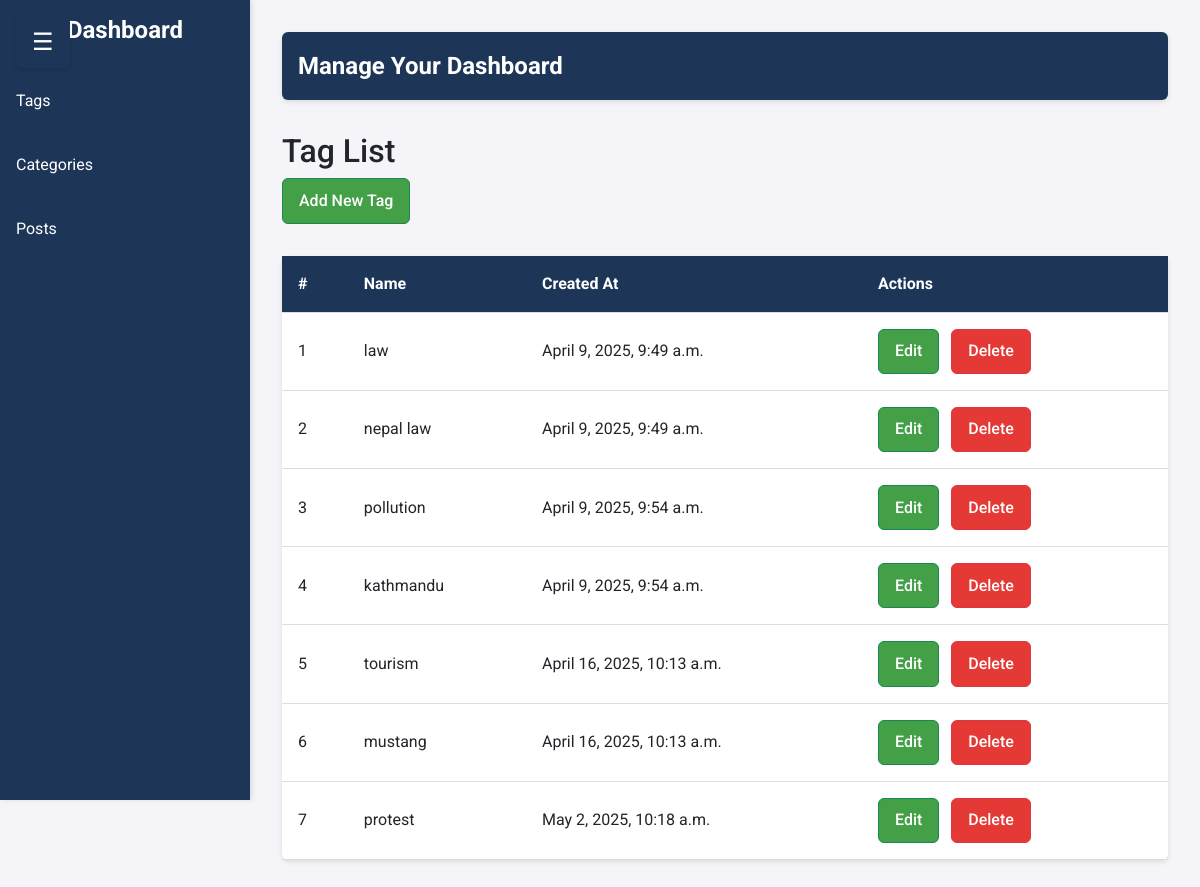
The page /dashboard/tags/ (signed in) on the database its author committed.
### newspaper/models.py (models this page shows, shortened)
class TimeStampModel(models.Model):
    created_at = models.DateTimeField(auto_now_add=True)
    updated_at = models.DateTimeField(auto_now=True)
    class Meta:
        abstract = True  # Don't create table in DB

class Tag(TimeStampModel):
    name = models.CharField(max_length=100)

### dashboard/views.py (the view)
class AdminTagListView(StaffRequiredMixin, ListView):
    model = Tag
    template_name = "dashboard/tag_list.html"
    context_object_name = "tags"
    def get_queryset(self):
        return Tag.objects.all()

### dashboard/views.py (called while the page is built)
    def test_func(self):
        return self.request.user.is_staff

### newspaper/nav.py (called while the page is built)
def navigation(request):
    categories = Category.objects.all()[:4]
    return {"categories": categories}

### templates/dashboard/tag_list.html
{% extends "dashboard/base.html" %}
{% block content %}
  <h2>Tag List</h2>
  <a href="{% url 'admin-tag-create' %}" class="btn btn-success">Add New Tag</a>
  <table>
    <thead>
      <tr>
        <th>#</th>
        <th>Name</th>
        <th>Created At</th>
        <th>Actions</th>
      </tr>
    </thead>
    <tbody>
      {% for tag in tags %}
        <tr>
          <td>{{ forloop.counter }}</td>
          <td>{{ tag.name }}</td>
          <td>{{ tag.created_at }}</td>
          <td>
            <a href="{% url 'admin-tag-update' tag.id %}" class="btn btn-success">Edit</a>
            <a href="{% url 'admin-tag-delete' tag.id %}" class="btn btn-danger">Delete</a>
          </td>
        </tr>
      {% endfor %}
    </tbody>
  </table>
{% endblock content %}

### static/dashboard/css/dashboard.css (style rules this page uses)
body { margin: 0; padding: 0; font-family: "Roboto", sans-serif; display: flex; min-height: 100vh; background-color: #f4f4f9; }
table { width: 100%; border-collapse: collapse; margin: 2rem 0; background: white; border-radius: 6px; box-shadow: 0 2px 5px rgba(0, 0, 0, 0.1); }
table thead { background-color: #1d3557; color: white; }
th, td { padding: 1rem; text-align: left; border-bottom: 1px solid #ddd; }
.btn { display: inline-block; padding: 0.6rem 1rem; text-decoration: none; border-radius: 6px; color: white; font-weight: 500; margin-right: 0.5rem; transition: all 0.3s; }
.btn-danger { background-color: #e53935; }
.btn-success { background-color: #43a047; }

### rows shown on the page
Tag: name "law", created_at "April 9, 2025, 9:49 a.m."
Tag: name "nepal law", created_at "April 9, 2025, 9:49 a.m."
Tag: name "pollution", created_at "April 9, 2025, 9:54 a.m."
Tag: name "kathmandu", created_at "April 9, 2025, 9:54 a.m."
Tag: name "tourism", created_at "April 16, 2025, 10:13 a.m."
Tag: name "mustang", created_at "April 16, 2025, 10:13 a.m."
Tag: name "protest", created_at "May 2, 2025, 10:18 a.m."
